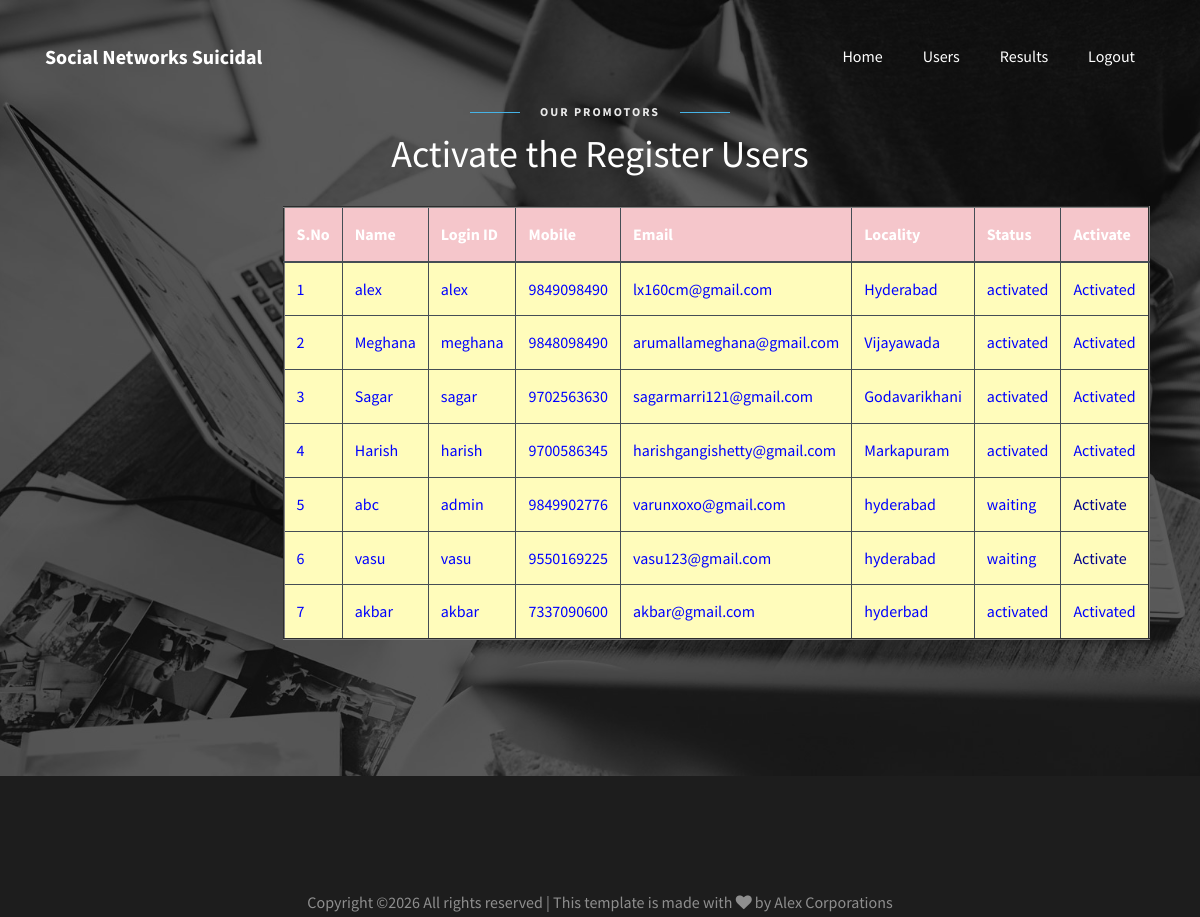
Page /ViewRegisteredUsers/ on the committed database.
### users/models.py (models this page shows, shortened)
class UserRegistrationModel(models.Model):
    name = models.CharField(max_length=100)
    loginid = models.CharField(unique=True, max_length=100)
    password = models.CharField(max_length=100)
    mobile = models.CharField(unique=True, max_length=100)
    email = models.CharField(unique=True, max_length=100)
    locality = models.CharField(max_length=100)
    address = models.CharField(max_length=1000)
    city = models.CharField(max_length=100)
    state = models.CharField(max_length=100)
    status = models.CharField(max_length=100)
    class Meta:
        db_table = 'UserRegistrations'

### admins/views.py (the view)
# urls.py: path("ViewRegisteredUsers/", admins.ViewRegisteredUsers, name="ViewRegisteredUsers"),
def ViewRegisteredUsers(request):
    data = UserRegistrationModel.objects.all()
    return render(request, 'admins/RegisteredUsers.html', {'data': data})

### assets/templates/admins/RegisteredUsers.html (shortened to what this page needs)
{%extends 'admins/adminbase.html'%}
{%load static%}
{%block contents%}
<section class="ftco-section testimony-section img" style="background-image: url({%static 'images/bg_2.jpg'%});">
	<div class="container">
		<div class="row justify-content-center mb-4">
			<div class="col-md-7 text-center heading-section heading-section-white ftco-animate">
				<span class="subheading">Our Promotors</span>
				<h2 class="mb-4">Activate the Register Users</h2>
                <center>
                    <p>
 <table border="2px" class="table table-hover table-dark">
                    <thead>
                    <tr class="table-danger">
                        <th scope="col">S.No</th>
                        <th scope="col">Name</th>
                        <th scope="col">Login ID</th>
                        <th scope="col">Mobile</th>
                        <th scope="col">Email</th>
                        <th scope="col">Locality</th>
                        <th scope="col">Status</th>
                        <th scope="col">Activate</th>
                    </tr>
                    </thead>
                    <tbody>
                    {% for i in data %}
                    <tr scope="row" style="color: BLUE; background-color:#FFFCBB">
                        <td>{{forloop.counter}}</td>
                        <td>{{i.name}}</td>
                        <td>{{i.loginid}}</td>
                        <td>{{i.mobile}}</td>
                        <td>{{i.email}}</td>
                        <td>{{i.locality}}</td>
                        <td>{{i.status}}</td>
                        {% if i.status == 'waiting' %}
                        <td><a class="btn-link" href="/AdminActivaUsers/?uid={{ i.id }}"
                               style="color:DARKBLUE">Activate</a></td>
                        {% else %}
                        <td> Activated</td>
                        {% endif %}
                    </tr>
                    {% endfor %}
                    </tbody>
                </table>
                        </p>
                </center>
			</div>
		</div>
	</div>
</section>
{%endblock%}

### assets/templates/admins/adminbase.html (shortened to what this page needs)
<!DOCTYPE html>
{%load static%}
<html lang="en">
<head>
	<link rel="stylesheet" href="https://stackpath.bootstrapcdn.com/font-awesome/4.7.0/css/font-awesome.min.css">
	<link rel="stylesheet" href="{%static 'css/animate.css'%}">
	<link rel="stylesheet" href="{%static 'css/owl.carousel.min.css'%}">
	<link rel="stylesheet" href="{%static 'css/owl.theme.default.min.css'%}">
	<link rel="stylesheet" href="{%static 'css/magnific-popup.css'%}">
	<link rel="stylesheet" href="{%static 'css/bootstrap-datepicker.css'%}">
	<link rel="stylesheet" href="{%static 'css/jquery.timepicker.css'%}">
	<link rel="stylesheet" href="{%static 'css/flaticon.css'%}">
	<link rel="stylesheet" href="{%static 'css/style.css'%}">
</head>
<body>
	<nav class="navbar navbar-expand-lg navbar-dark ftco_navbar bg-dark ftco-navbar-light" id="ftco-navbar">
		<div class="container">
			<a class="navbar-brand" href="{%url 'AdminHome'%}">Social Networks Suicidal</a>
			<div class="collapse navbar-collapse" id="ftco-nav">
				<ul class="navbar-nav ml-auto">
					<li class="nav-item"><a href="{%url 'AdminHome'%}" class="nav-link">Home</a></li>
					<li class="nav-item"><a href="{%url 'ViewRegisteredUsers'%}" class="nav-link">Users</a></li>
					<li class="nav-item"><a href="{%url 'AllUserResults'%}" class="nav-link">Results</a></li>
					<li class="nav-item"><a href="{%url 'logout'%}" class="nav-link">Logout</a></li>
				</ul>
			</div>
		</div>
	</nav>
    {%block contents%}
    {%endblock%}
<footer class="ftco-footer ftco-section">
		<div class="row">
			<div class="col-md-12 text-center">
				<p class="mb-0">
					Copyright &copy;<script>document.write(new Date().getFullYear());</script> All rights reserved | This template is made with <i class="fa fa-heart" aria-hidden="true"></i> by Alex Corporations
					</p>
				</div>
			</div>
	</footer>
</body>
</html>

### rows in the picture
UserRegistrationModel: name "alex", loginid "alex", mobile "9849098490", email "lx160cm@gmail.com", locality "Hyderabad", status "activated", shows "Activated"
UserRegistrationModel: name "Meghana", loginid "meghana", mobile "9848098490", email "arumallameghana@gmail.com", locality "Vijayawada", status "activated", shows "Activated"
UserRegistrationModel: name "Sagar", loginid "sagar", mobile "9702563630", email "sagarmarri121@gmail.com", locality "Godavarikhani", status "activated", shows "Activated"
UserRegistrationModel: name "Harish", loginid "harish", mobile "9700586345", email "harishgangishetty@gmail.com", locality "Markapuram", status "activated", shows "Activated"
UserRegistrationModel: name "abc", loginid "admin", mobile "9849902776", email "varunxoxo@gmail.com", locality "hyderabad", status "waiting"
UserRegistrationModel: name "vasu", loginid "vasu", mobile "9550169225", email "vasu123@gmail.com", locality "hyderabad", status "waiting"
UserRegistrationModel: name "akbar", loginid "akbar", mobile "7337090600", email "akbar@gmail.com", locality "hyderbad", status "activated", shows "Activated"
